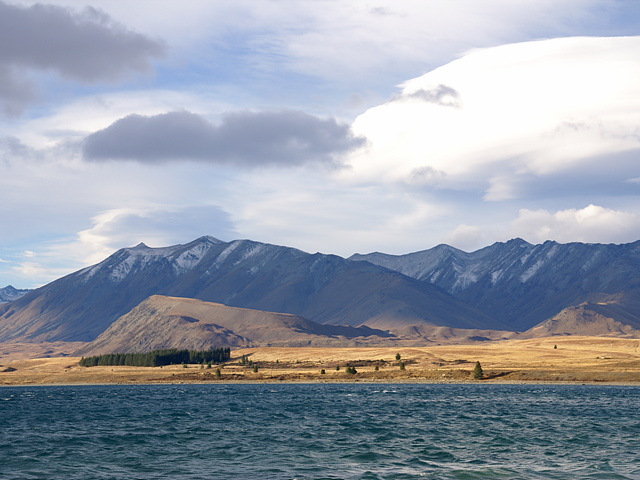
#> input picture ComputerVision/TraditionalComputerVision/Code/images/tekapo.bmp, 640 x 480 px
$ python rotation1.py
#> lines starting #> are read from the running program, lines starting #| are printed output that depends on the picture
import sys
import numpy as np
import math
import cv2

if __name__ == "__main__":
    src = cv2.imread("./images/tekapo.bmp")
#> src is the input picture: shape (480, 640, 3); mean B, G, R 169.8, 157.4, 149.7

    if src is None:
        print("Image load failed!")
        sys.exit()

    rad = 20 * math.pi / 180
    aff = np.array([[math.cos(rad), math.sin(rad), 0], [-math.sin(rad), math.cos(rad), 0]], dtype=np.float32)
    dst = cv2.warpAffine(src, aff, (0, 0))
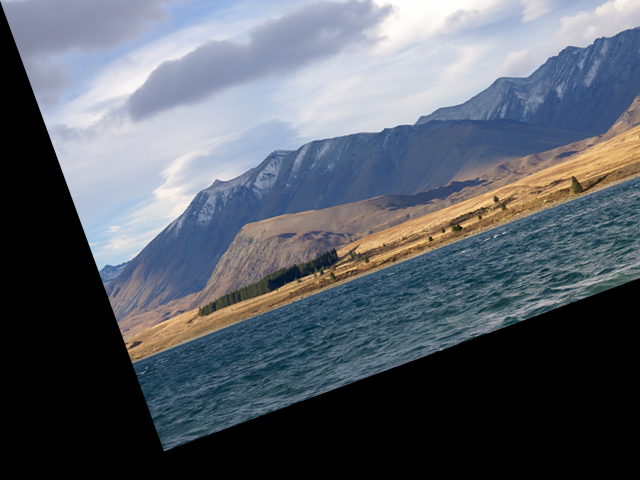
#> dst: shape (480, 640, 3); mean B, G, R 105.2, 95.9, 89.6
    cv2.imshow("src", src)
    cv2.imshow("dst", dst)
    cv2.waitKey()
    cv2.destroyAllWindows()


$ run again, with ComputerVision/TraditionalComputerVision/Code/images/airplane.bmp copied over ComputerVision/TraditionalComputerVision/Code/images/tekapo.bmp
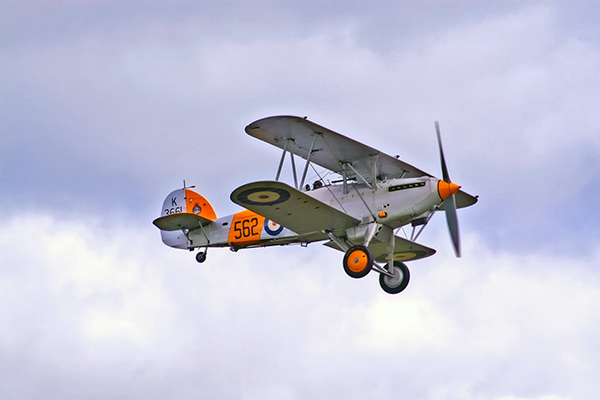
#> input picture ComputerVision/TraditionalComputerVision/Code/images/airplane.bmp, 600 x 400 px
#> src is the input picture: shape (400, 600, 3); mean B, G, R 217.1, 197.6, 196.8
#> `dst = cv2.warpAffine(src, aff, (0, 0))`:
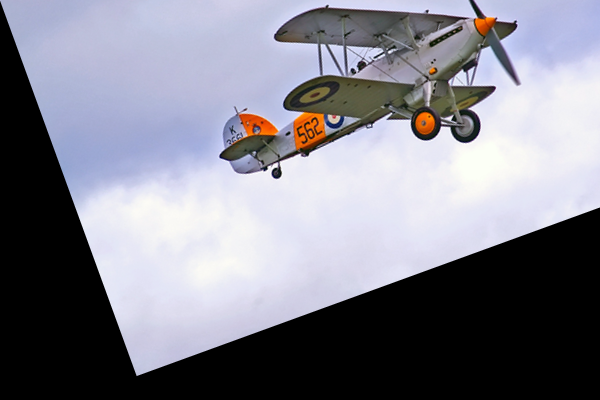
#> dst: shape (400, 600, 3); mean B, G, R 141.1, 130.3, 130.3

$ run again, with ComputerVision/TraditionalComputerVision/Code/images/cat.bmp copied over ComputerVision/TraditionalComputerVision/Code/images/tekapo.bmp
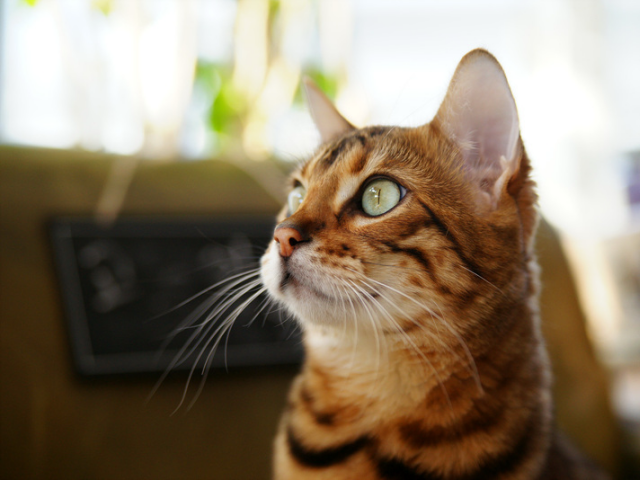
#> input picture ComputerVision/TraditionalComputerVision/Code/images/cat.bmp, 640 x 480 px
#> src is the input picture: shape (480, 640, 3); mean B, G, R 104.5, 125.6, 140.8
#> `dst = cv2.warpAffine(src, aff, (0, 0))`:
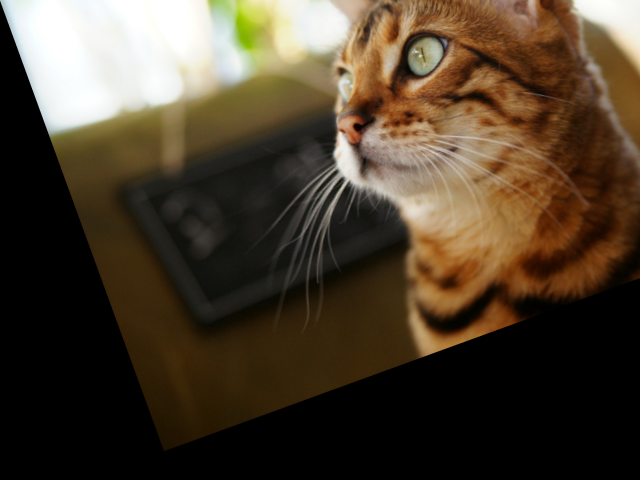
#> dst: shape (480, 640, 3); mean B, G, R 46.1, 63.1, 76.1

$ run again, with ComputerVision/TraditionalComputerVision/Code/images/field.bmp copied over ComputerVision/TraditionalComputerVision/Code/images/tekapo.bmp
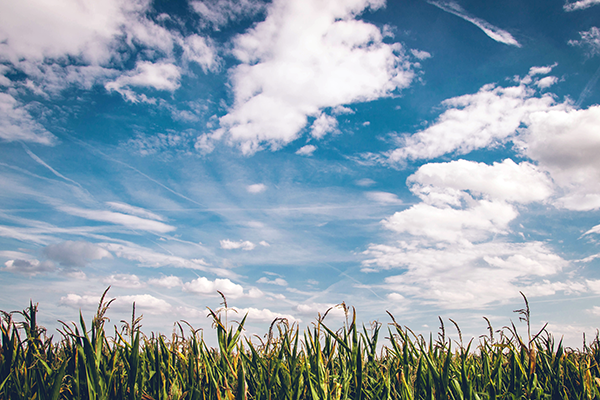
#> input picture ComputerVision/TraditionalComputerVision/Code/images/field.bmp, 600 x 400 px
#> src is the input picture: shape (400, 600, 3); mean B, G, R 173.2, 160.3, 141.8
#> `dst = cv2.warpAffine(src, aff, (0, 0))`:
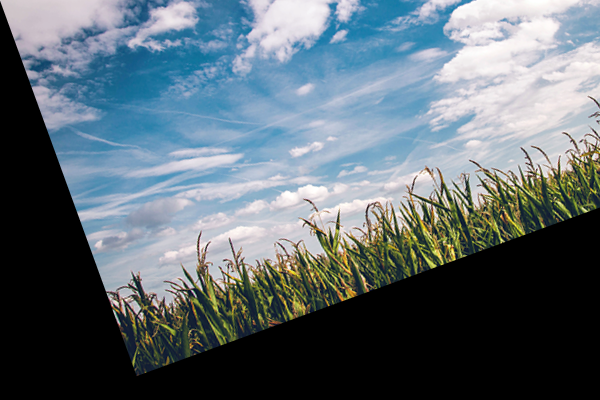
#> dst: shape (400, 600, 3); mean B, G, R 114, 106.8, 94.4
